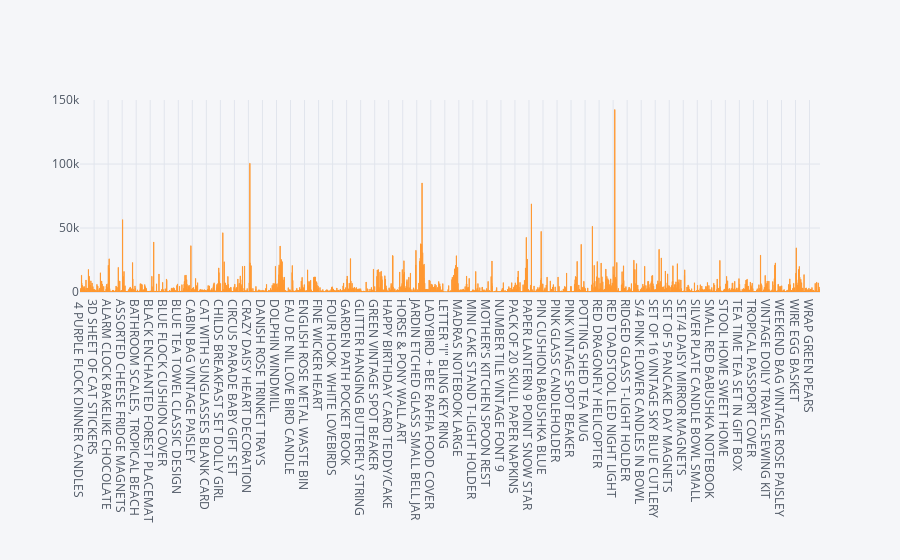

Notebook cell for this chart:
### Markdown cell above
## 8. Creat an interactive bar chart that shows revenue by product description. Add a text field widget that filters the results to show the product that contain the text entered in their description.

### Code cell
data = df[['Description', 'Revenue']].groupby('Description').sum()

data.iplot(kind='bar')

### Figure 1 — Plotly figure (JSON) as saved in the notebook; plotly's stock layout.template omitted (floating-point values rounded to 4 significant figures; data arrays with more than 128 entries replaced by an {"elided": "..."} marker saying what was removed)
{"data": [{"marker": {"color": "rgba(255, 153, 51, 0.6)", "line": {"color": "rgba(255, 153, 51, 1.0)", "width": 1}}, "name": "Revenue", "orientation": "v", "text": "", "type": "bar", "x": {"elided": "3640 str values"}, "y": {"elided": "3640 float values"}}], "layout": {"legend": {"bgcolor": "#F5F6F9", "font": {"color": "#4D5663"}}, "paper_bgcolor": "#F5F6F9", "plot_bgcolor": "#F5F6F9", "title": {"font": {"color": "#4D5663"}}, "xaxis": {"gridcolor": "#E1E5ED", "showgrid": true, "tickfont": {"color": "#4D5663"}, "title": {"font": {"color": "#4D5663"}, "text": ""}, "zerolinecolor": "#E1E5ED"}, "yaxis": {"gridcolor": "#E1E5ED", "showgrid": true, "tickfont": {"color": "#4D5663"}, "title": {"font": {"color": "#4D5663"}, "text": ""}, "zerolinecolor": "#E1E5ED"}}}
